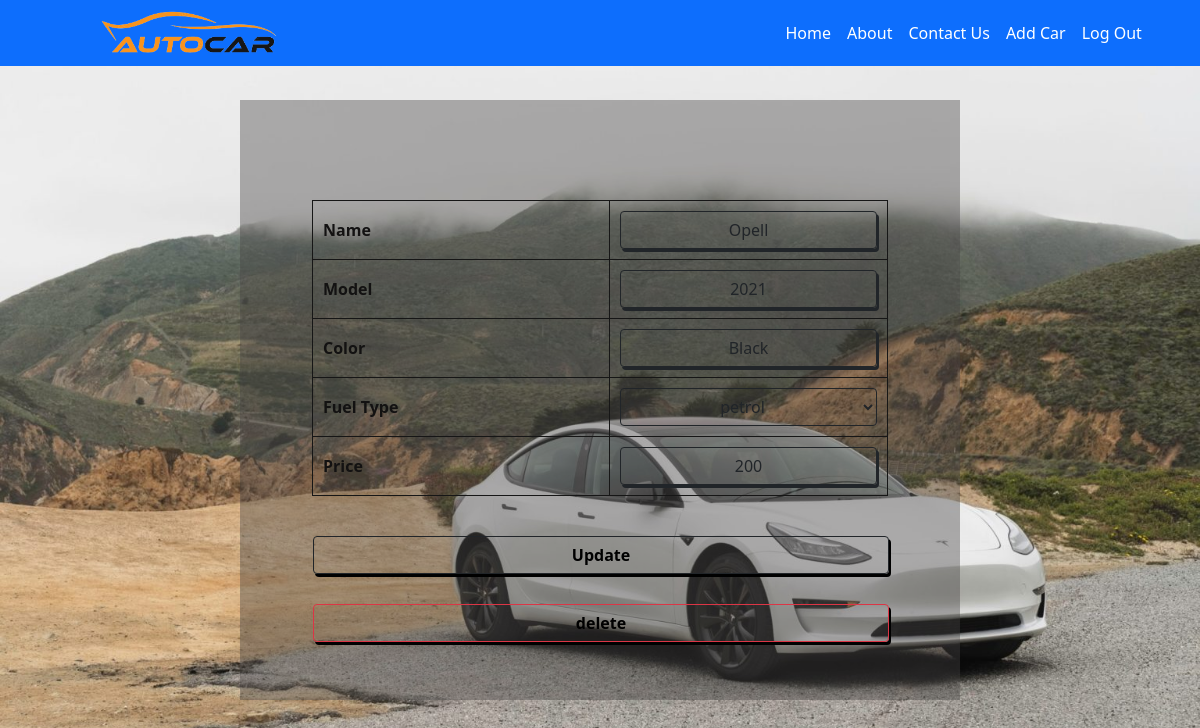
/edit/13, run on the app's committed database.
### Solo_App/models.py (models this page shows)
class Car(models.Model):
    name = models.CharField(max_length=255)
    model = models.CharField(max_length=255)
    color = models.CharField(max_length=255)
    fuelType = models.CharField(max_length=255)
    price = models.IntegerField()
    rent_days = models.IntegerField(default=0)
    available = models.BooleanField(default=True)
    bookmarked = models.ManyToManyField(User,related_name="bookmarked")
    user = models.ForeignKey(User, related_name="users", on_delete = models.CASCADE)
    created_at = models.DateTimeField(auto_now_add=True)
    updated_at = models.DateTimeField(auto_now=True)
    objects = UserManager()

### Solo_App/views.py (the view)
# urls.py: path('edit/<int:car_id>', views.edit),
def edit(request, car_id):
    context = {
        'cars' : Car.objects.get(id=car_id)
    }
    return render(request,'edit.html',context)

### Solo_App/templates/edit.html (shortened to what this page needs)
<!DOCTYPE html>
<html lang="en">
<head>
    <link href="https://cdn.jsdelivr.net/npm/bootstrap@5.1.1/dist/css/bootstrap.min.css" rel="stylesheet"
 />
    {% load static %}
    <link rel="stylesheet" type="text/css" href="{% static 'css/edit.css' %}">
</head>
<body>
    <nav id="navb"  class="navbar navbar-expand-lg navbar-light bg-primary ">
        <img  src="../static/img/Logo1.png" alt="">
        <div class="collapse navbar-collapse " id="navbarNav">
          <ul class="navbar-nav">
            <li class="nav-item">
              <a class="nav-link text-white" href="/admin">Home</a>
            </li>
            <li class="nav-item">
                <a class="nav-link text-white" href="/">About</a>
              </li>
              <li class="nav-item">
                <a class="nav-link text-white" href="/">Contact Us</a>
              </li>
            <li class="nav-item">
              <a class="nav-link text-white" href="/add">Add Car</a>
            </li>
            <li class="nav-item">
              <a class="nav-link text-white" href="/logout">Log Out</a>
            </li>
          </ul>
        </div>
      </nav>
<div  class="editForm">
    <form action="/editCar/{{cars.id}}" method="post"> {% csrf_token%}
    <table>
            <tr>
                <td>Name</td>
                <td><input type="text" class="btn btn-outline-dark" name="name" value="{{cars.name}}"></td>
            </tr>
            <tr>
                <td>Model</td>
                <td><input type="text" class="btn btn-outline-dark" name="model" value="{{cars.model}}"></td>
            </tr>
            <tr>
                <td>Color</td>
                <td><input type="text" class="btn btn-outline-dark" name="color" value="{{cars.color}}"></td>
            </tr>
            <tr>
              <td>Fuel Type</td>
              <td>
              <select style="width: 100%;" class="btn btn-outline-dark" name="fuelType" id="cars" >
                <option name="fuelType">petrol</option>
              </select>
            </tr>
            <tr>
                <td>Price</td>
                <td><input type="text" class="btn btn-outline-dark" name="price" value="{{cars.price}}"></td>
            </tr>
    </table>
    <button  style="color: black;font-weight: 800;" type="submit" class="btn btn-outline-dark" >Update</button>
</form>
<button style="color: black; font-weight: 800;" id="delete" type="submit" class="btn btn-outline-danger" ><a style="text-decoration: none;" class="del" href="/delete/{{cars.id}}">delete</a></button>
</div>
</body>
</body>
</html>

### Solo_App/static/css/edit.css (style rules this page uses)
table { position: relative; top: 100px; width: 80%; }
table, th, td { border: 0.1em solid rgb(22, 22, 22); border-collapse: collapse; width: 80%; margin: auto; padding: 10px; color: rgb(19, 18, 18); font-weight: 800; }
.editForm { width: 60%; height:600px; margin: auto; margin-top: 100px; background-color: rgba(70, 68, 68, 0.4); color: #fff; }
input { box-shadow: 2px 3px; }
button { width: 80%; position: relative; top: 140px; left: 73px; font-weight: 900; box-shadow: 2px 3px; margin: auto; }
#navb { width: 100%; position: fixed; top: 0; z-index: 1; }
nav img { height: 50px; margin-left: 100px; }
#delete { margin-top: 30px; }
.del { color: black; }

### Solo_App/templates/edit.html (style rules this page uses)
body { background-image: url('../static/img/CarHome.jpg'); background-repeat: no-repeat; background-attachment: fixed; background-size: 100% 100%; }

### data on the page
Car: name "Opell", model "2021", color "Black", price "200"
